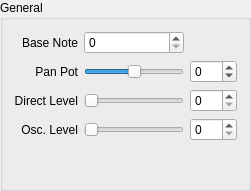
  <widget class="QGroupBox" name="groupGeneral">
   <property name="geometry">
    <rect>
     <x>10</x>
     <y>10</y>
     <width>251</width>
     <height>191</height>
    </rect>
   </property>
   <property name="title">
    <string>General</string>
   </property>
   <layout class="QGridLayout" name="gridLayout_5">
    <item row="2" column="0" colspan="2">
     <widget class="QLabel" name="lblDirectLevel">
      <property name="text">
       <string>Direct Level</string>
      </property>
      <property name="alignment">
       <set>Qt::AlignmentFlag::AlignRight|Qt::AlignmentFlag::AlignTrailing|Qt::AlignmentFlag::AlignVCenter</set>
      </property>
      <property name="buddy">
       <cstring>spinDirectLevel</cstring>
      </property>
     </widget>
    </item>
    <item row="1" column="2" colspan="3">
     <widget class="QSlider" name="sliderPanPot">
      <property name="minimum">
       <number>-15</number>
      </property>
      <property name="maximum">
       <number>15</number>
      </property>
      <property name="tracking">
       <bool>true</bool>
      </property>
      <property name="orientation">
       <enum>Qt::Orientation::Horizontal</enum>
      </property>
      <property name="invertedAppearance">
       <bool>false</bool>
      </property>
      <property name="invertedControls">
       <bool>false</bool>
      </property>
     </widget>
    </item>
    <item row="2" column="5">
     <widget class="QSpinBox" name="spinDirectLevel">
      <property name="maximum">
       <number>15</number>
      </property>
     </widget>
    </item>
    <item row="3" column="5">
     <widget class="QSpinBox" name="spinOscLvl">
      <property name="maximum">
       <number>255</number>
      </property>
     </widget>
    </item>
    <item row="3" column="2" colspan="3">
     <widget class="QSlider" name="sliderOscLvl">
      <property name="maximum">
       <number>255</number>
      </property>
      <property name="orientation">
       <enum>Qt::Orientation::Horizontal</enum>
      </property>
     </widget>
    </item>
    <item row="0" column="2" colspan="3">
     <widget class="QSpinBox" name="spinBaseNote">
      <property name="maximum">
       <number>127</number>
      </property>
     </widget>
    </item>
    <item row="2" column="2" colspan="3">
     <widget class="QSlider" name="sliderDirectLevel">
      <property name="maximum">
       <number>15</number>
      </property>
      <property name="orientation">
       <enum>Qt::Orientation::Horizontal</enum>
      </property>
     </widget>
    </item>
    <item row="0" column="5">
     <widget class="QLabel" name="lblBaseNoteVal">
      <property name="text">
       <string/>
      </property>
     </widget>
    </item>
    <item row="3" column="0" colspan="2">
     <widget class="QLabel" name="lblOscLvl">
      <property name="toolTip">
       <string>Oscillator Level</string>
      </property>
      <property name="text">
       <string>Osc. Level</string>
      </property>
      <property name="alignment">
       <set>Qt::AlignmentFlag::AlignRight|Qt::AlignmentFlag::AlignTrailing|Qt::AlignmentFlag::AlignVCenter</set>
      </property>
      <property name="buddy">
       <cstring>spinOscLvl</cstring>
      </property>
     </widget>
    </item>
    <item row="0" column="0" colspan="2">
     <widget class="QLabel" name="lblBaseNote">
      <property name="text">
       <string>Base Note</string>
      </property>
      <property name="alignment">
       <set>Qt::AlignmentFlag::AlignRight|Qt::AlignmentFlag::AlignTrailing|Qt::AlignmentFlag::AlignVCenter</set>
      </property>
      <property name="buddy">
       <cstring>spinBaseNote</cstring>
      </property>
     </widget>
    </item>
    <item row="1" column="5">
     <widget class="QSpinBox" name="spinPanPot">
      <property name="minimum">
       <number>-15</number>
      </property>
      <property name="maximum">
       <number>15</number>
      </property>
     </widget>
    </item>
    <item row="1" column="0" colspan="2">
     <widget class="QLabel" name="lblPanPot">
      <property name="text">
       <string>Pan Pot</string>
      </property>
      <property name="alignment">
       <set>Qt::AlignmentFlag::AlignRight|Qt::AlignmentFlag::AlignTrailing|Qt::AlignmentFlag::AlignVCenter</set>
      </property>
      <property name="buddy">
       <cstring>spinPanPot</cstring>
      </property>
     </widget>
    </item>
    <item row="4" column="0">
     <spacer name="verticalSpacer_2">
      <property name="orientation">
       <enum>Qt::Orientation::Vertical</enum>
      </property>
      <property name="sizeHint" stdset="0">
       <size>
        <width>20</width>
        <height>40</height>
       </size>
      </property>
     </spacer>
    </item>
   </layout>
  </widget>
